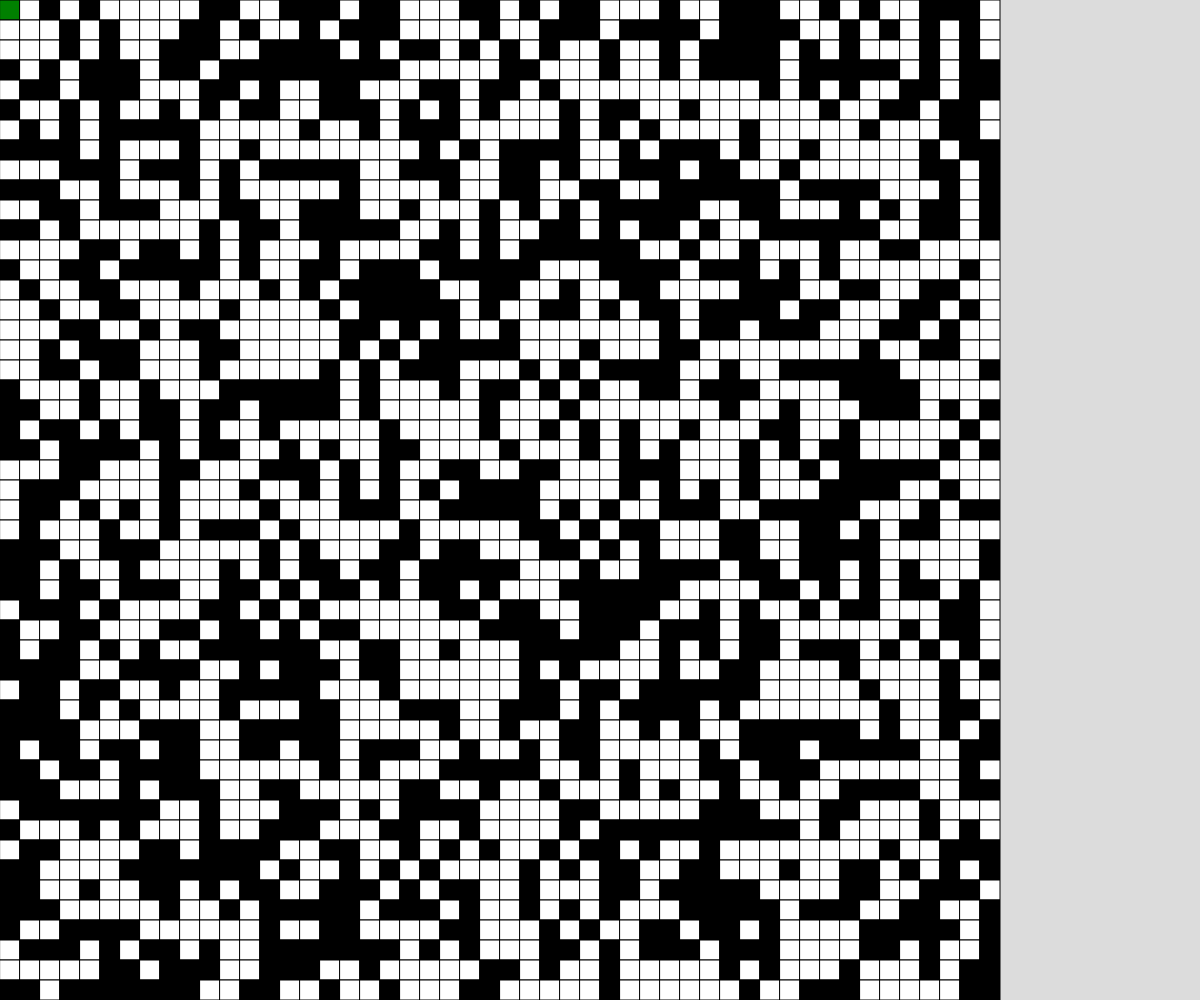
Frame 1 (no input)
Frame 60 (no input): identical to frame 1, image omitted
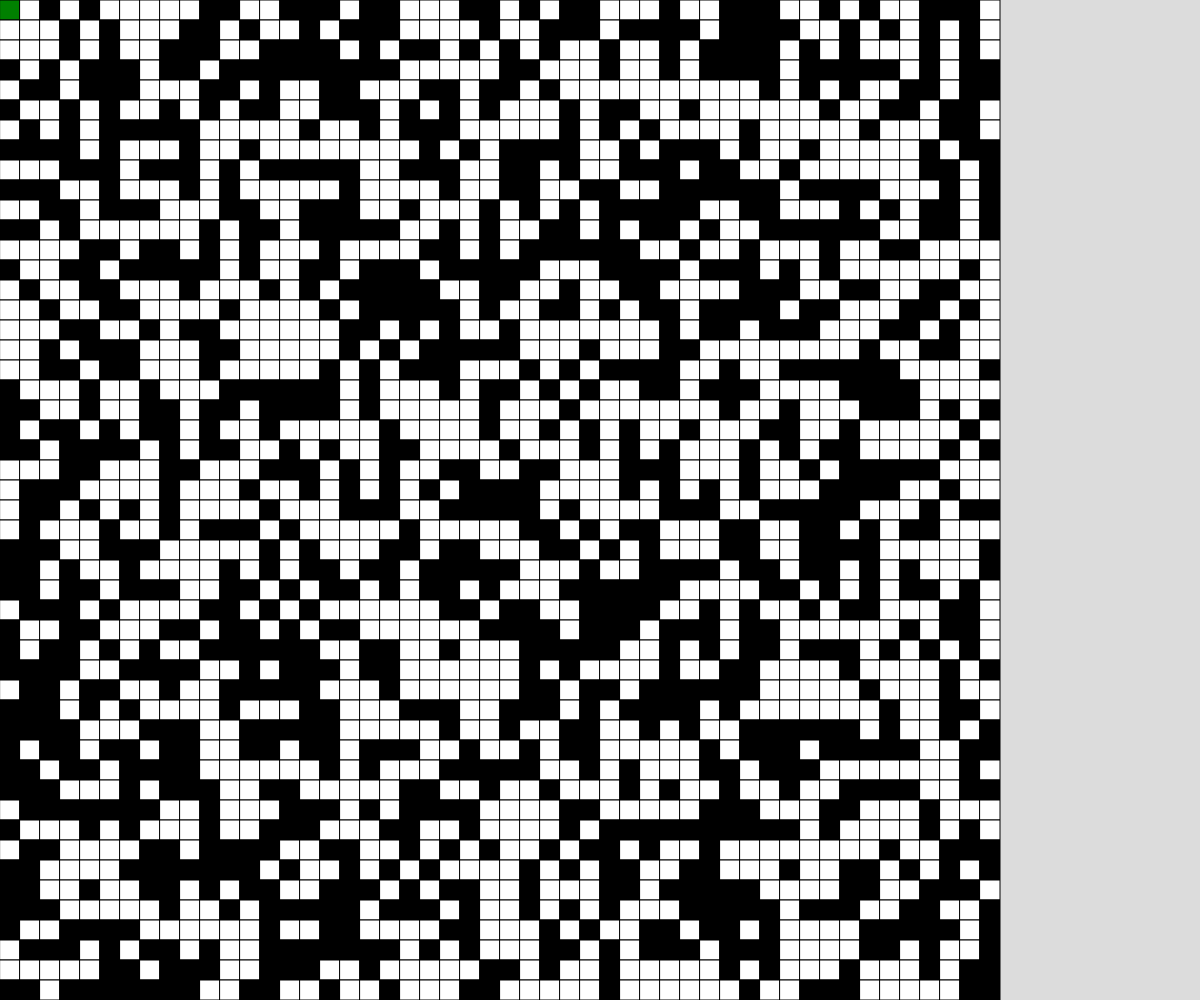
Frame 120 (the mouse pressed at the canvas centre since frame 60)

The p5.js sketch that drew these frames (run headless with seeded random() and noise() and a simulated clock; from frame 60 on, the mouse is pressed at the canvas centre):

// p5.js sketch
// ── sketch.js
// Project Title
// Your Name
// Date
//
// Extra for Experts:
// - describe what you did to take this project "above and beyond"


let grid;
let cellSize;
const GRIDSIZE = 50;
let player ={
  x: 0,
  y: 0,
};

function setup() {
  createCanvas(windowWidth, windowHeight);
  grid = genGrid(GRIDSIZE, GRIDSIZE);
  grid[player.y][player.x] = 9;
  if(height > width){
    cellSize = width/GRIDSIZE;
  }
  else{
    cellSize = height/GRIDSIZE;
  }
}

function draw() {
  background(220);
  displayGrid();
}

function mousePressed(){
  let y = Math.floor(mouseY/cellSize);
  let x = Math.floor(mouseX/cellSize);
  toggleCell(x,y);
}
function keyTyped(){
  if(key === "r"){
    grid = genGrid(GRIDSIZE, GRIDSIZE);
  } 
  else if(key === "e"){
    grid = emptyGrid(GRIDSIZE, GRIDSIZE);
  }
  else if(key === "f"){
    grid = fillGrid(GRIDSIZE, GRIDSIZE);
  }
  else if(key === "w"){
    movePlayer(0, -1);
  }
  else if(key === "a"){
    movePlayer(-1, 0);
  }
  else if(key === "s"){
    movePlayer(0, 1);
  }
  else if(key === "d"){
    movePlayer(1, 0);
  }
}
function movePlayer(x, y){
  if(player.x + x >=0 && player.x + x < GRIDSIZE && player.y + y >=0 && player.y + y < GRIDSIZE){
    if(grid[player.y + y][player.x + x] === 0){
      let tempX = player.x;
      let tempY = player.y
      player.x += x;
      player.y += y;
    }
  }
}
function toggleCell(x, y){
  if(x >= 0 && x <= GRIDSIZE && y >= 0 && y <= GRIDSIZE){
    if(grid[y][x] === 1){
      grid[y][x] = 0;
    }
    else if(grid[y][x] === 0){
      grid[y][x] = 1;
    } 
  } 
}
function displayGrid(){
  for(let y =0 ; y < GRIDSIZE; y++){
    for(let x = 0; x < GRIDSIZE; x++){
      if (grid[y][x]===0){
        fill ("white");
      }
      else if (grid[y][x]===1){
        fill("black");
      }
      else if(grid[y][x]===9){
        fill("green");
      }
      rect(x*cellSize, y*cellSize, cellSize, cellSize);
    }
  }
}
function genGrid(cols, rows){
  let randomArray = [];
  for(let y = 0; y < rows; y++){
    randomArray.push([]);
    for(let x = 0; x < cols; x++){
      if(random(100) < 50){
        randomArray[y].push(0);
      }
      else{
        randomArray[y].push(1);
      }
    }
  }
  return randomArray;
}
function emptyGrid(cols, rows){
  let randomArray = [];
  for(let y = 0; y < rows; y++){
    randomArray.push([]);
    for(let x = 0; x < cols; x++){
      randomArray[y].push(0);
    }
  }
  return randomArray;
}
function fillGrid(cols, rows){
  let randomArray = [];
  for(let y = 0; y < rows; y++){
    randomArray.push([]);
    for(let x = 0; x < cols; x++){
      randomArray[y].push(1);
    }
  }
  return randomArray;
}
